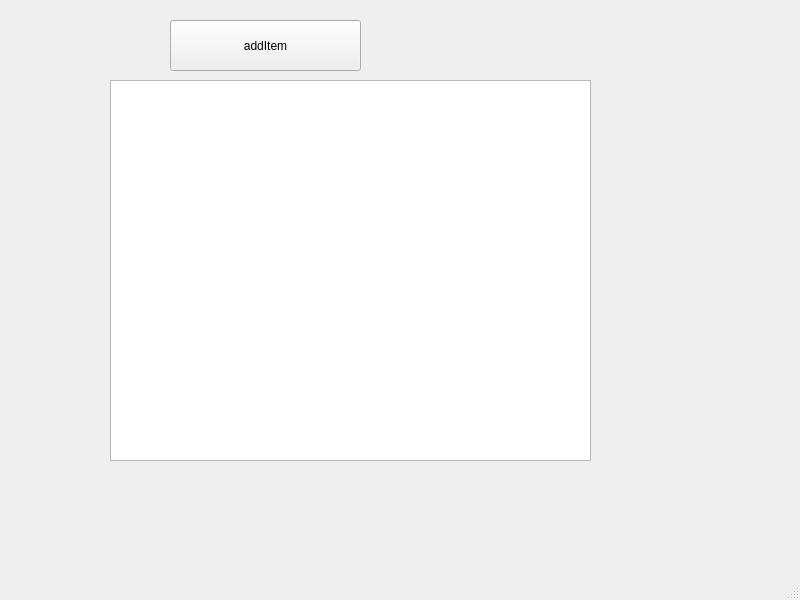
<?xml version="1.0" encoding="UTF-8"?>
<ui version="4.0">
 <class>MainWindow</class>
 <widget class="QMainWindow" name="MainWindow">
  <property name="geometry">
   <rect>
    <x>0</x>
    <y>0</y>
    <width>800</width>
    <height>600</height>
   </rect>
  </property>
  <property name="windowTitle">
   <string>MainWindow</string>
  </property>
  <widget class="QWidget" name="centralwidget">
   <widget class="QListWidget" name="mylist">
    <property name="geometry">
     <rect>
      <x>110</x>
      <y>80</y>
      <width>481</width>
      <height>381</height>
     </rect>
    </property>
   </widget>
   <widget class="QPushButton" name="addItemButton">
    <property name="geometry">
     <rect>
      <x>170</x>
      <y>20</y>
      <width>191</width>
      <height>51</height>
     </rect>
    </property>
    <property name="text">
     <string>addItem</string>
    </property>
   </widget>
  </widget>
  <widget class="QMenuBar" name="menubar">
   <property name="geometry">
    <rect>
     <x>0</x>
     <y>0</y>
     <width>800</width>
     <height>24</height>
    </rect>
   </property>
  </widget>
  <widget class="QStatusBar" name="statusbar"/>
 </widget>
 <resources/>
 <connections/>
</ui>
